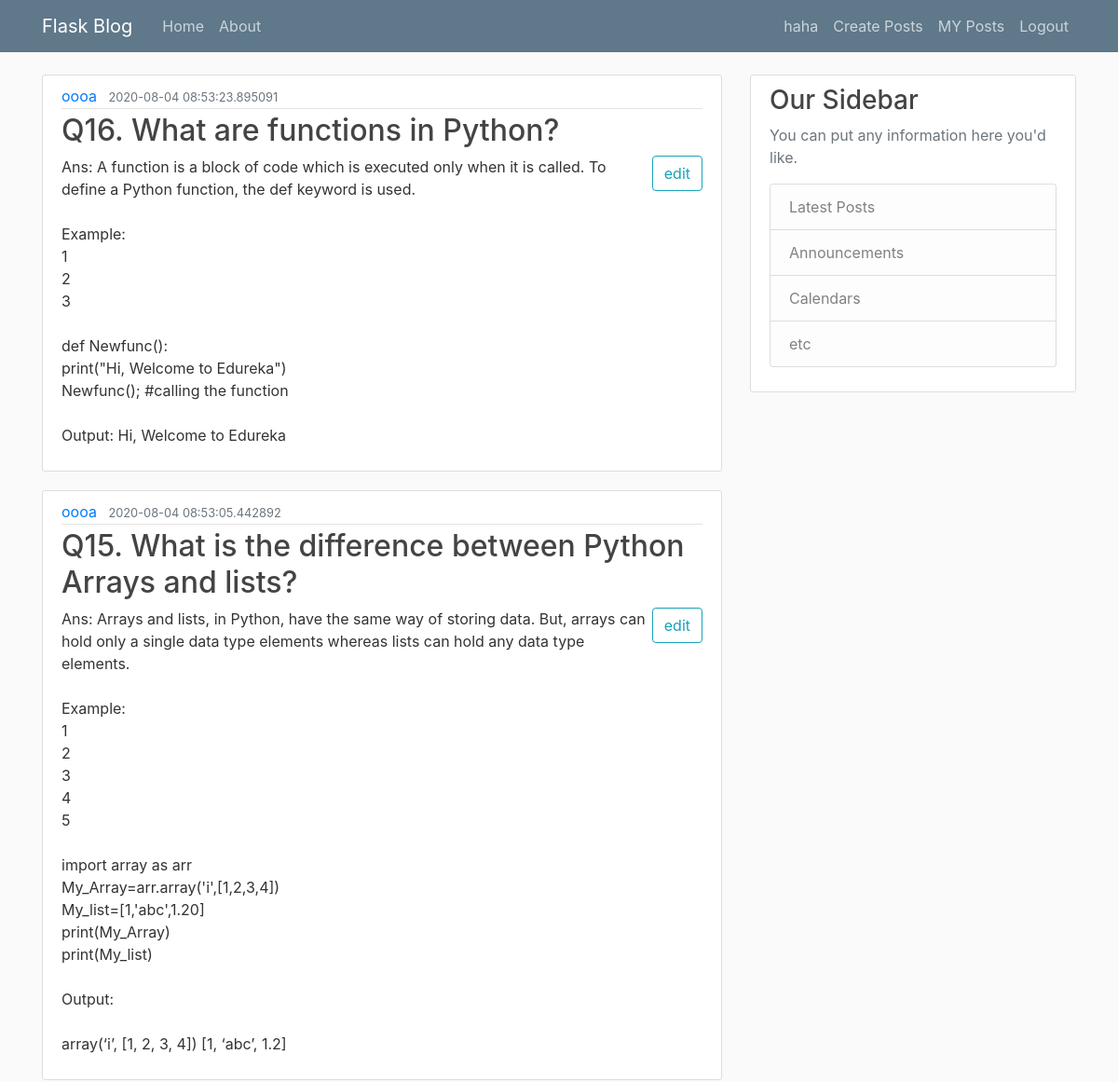
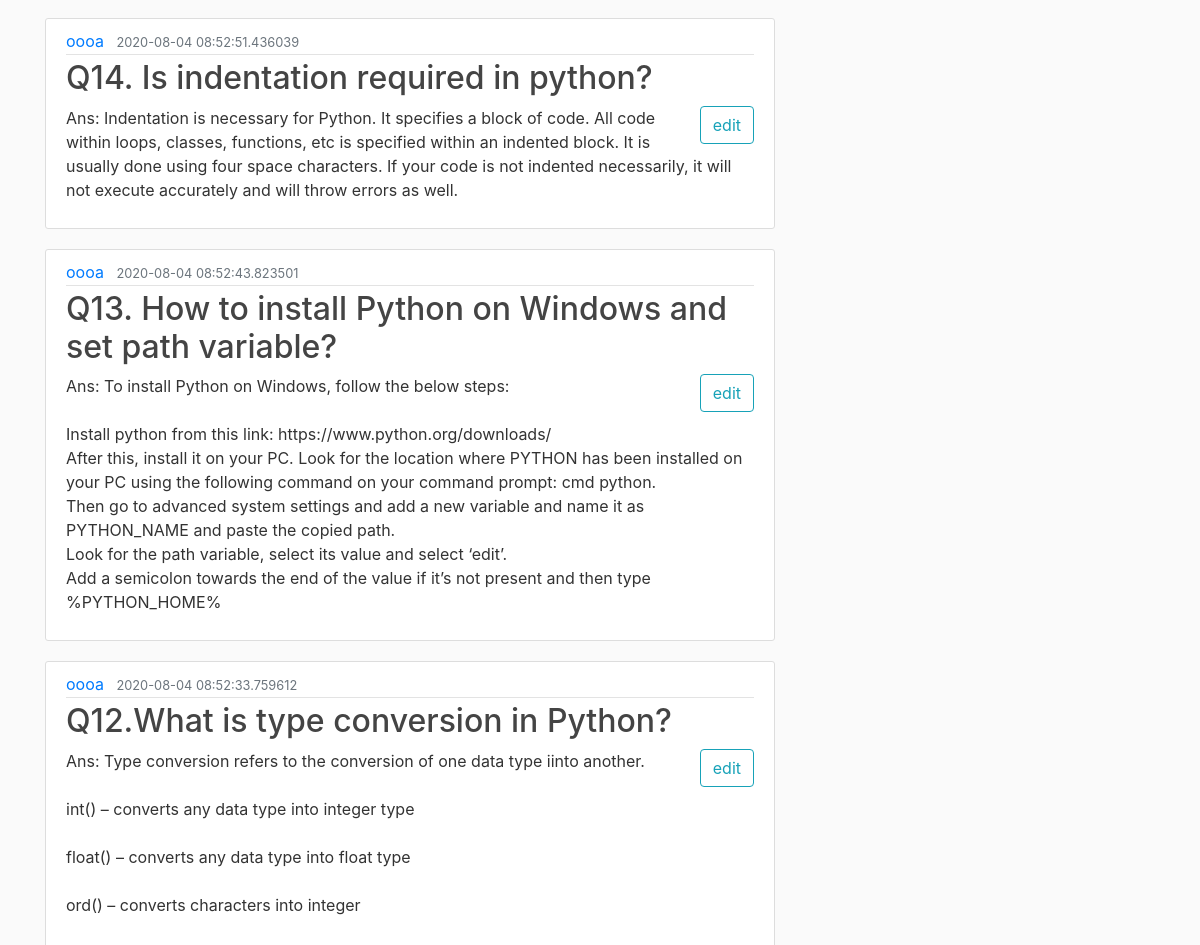
Page /posts/3 (signed in, upper part) on the earlier database version (2 pictures, top to bottom).
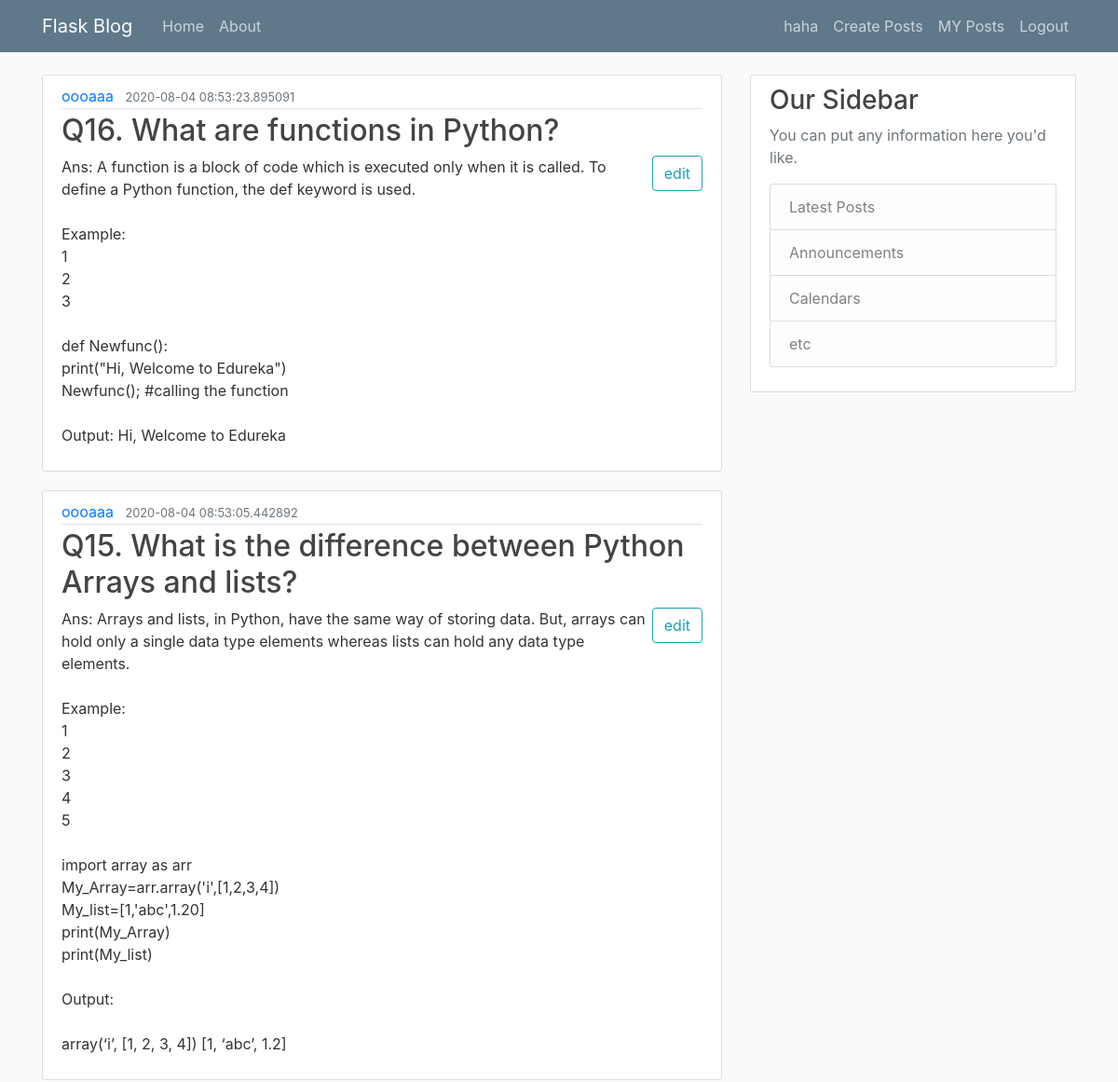
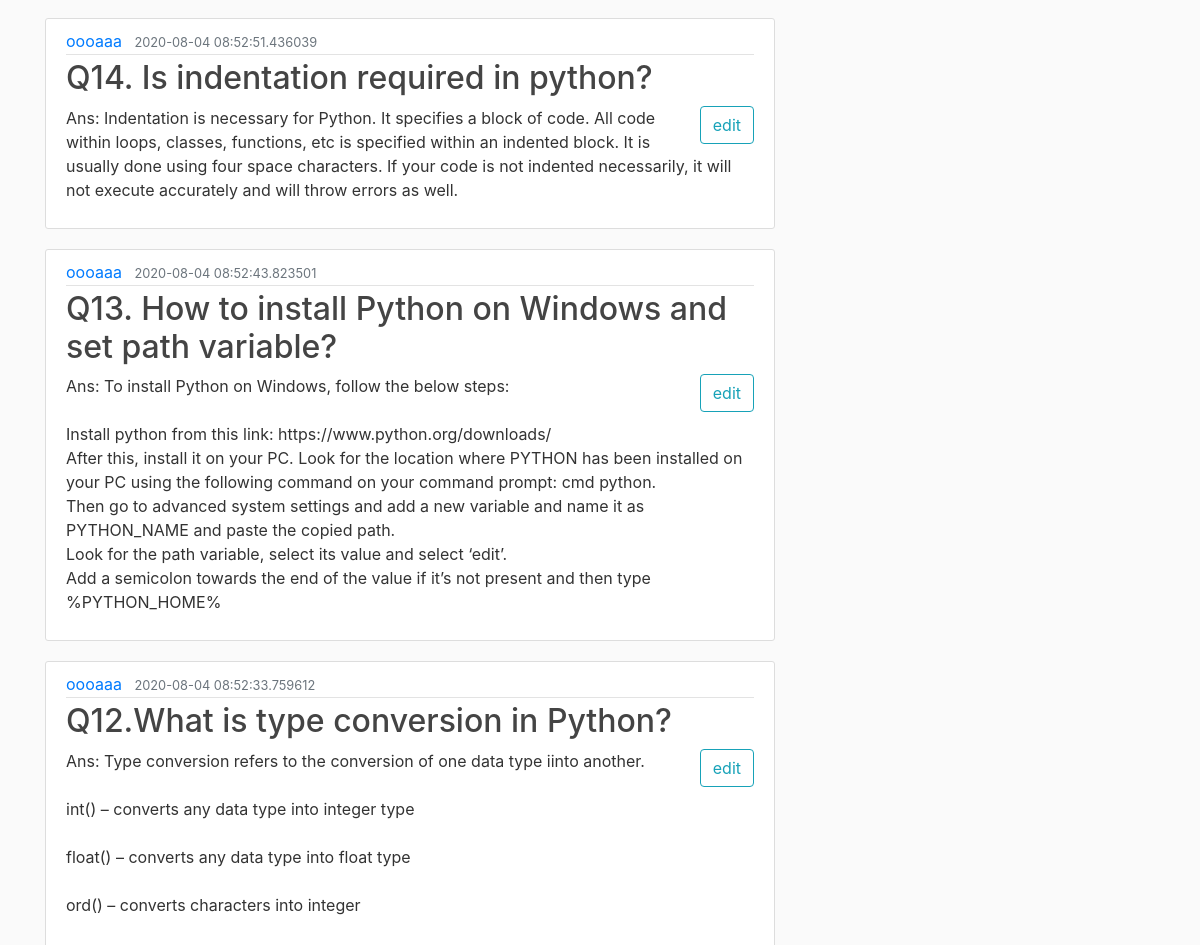
Same page on the later database version (2 pictures, top to bottom).
### blogflask/models.py (models this page shows, shortened)
class User(db.Model, UserMixin):
    id = db.Column(db.Integer, primary_key=True)
    username = db.Column(db.String(20), unique=True, nullable=False)
    email = db.Column(db.String(120), unique=True, nullable=False)
    image_file = db.Column(db.String(20), nullable=False, default='default.jpg')
    passwords = db.Column(db.String(20), nullable=False)
    posts = db.relationship('Post', backref='author', lazy=True)

### blogflask/users/routes.py (the view)
@users.route('/posts/<user_id>')
def user_posts(user_id):
    user = User.query.get(user_id)
    page = request.args.get('page', 1, type=int)
    posts = Post.query.filter_by(user_id=user_id).order_by(Post.date_posted.desc()).paginate(page=page, per_page=5)
    return render_template("user_posts.html", posts=posts, title=current_user.username + ' Posts', user=user)

### blogflask/models.py (called while the page is built)
@login_manager.user_loader
def load_user(user_id):
    return User.query.get(int(user_id))

### blogflask/templates/user_posts.html (shortened to what this page needs)
{% extends "layout.html" %}
{% block content %}
    {% for post in posts.items %}
        <article class="media content-section">
            <div class="media-body">
                <div class="article-metadata">
                    <a class="mr-2" href="{{ url_for('users.user_posts',user_id=user.id)}}">{{ user.username}}</a>
                    <small class="text-muted">{{ post.date_posted }}</small>
                </div>
                <h2><a class="article-title" href="#">{{ post.title }}</a></h2>
                <a href="{{ url_for('posts.post_edit',post_id=post.id) }}" ><button type="button" class="btn btn-outline-info" style="float: right;">edit</button> </a>
                <p class="article-content">{{ post.content }}</p>
            </div>
        </article>
    {% endfor %}
{% endblock content %}

Differences in the rows shown:
changed User: username "oooa" → "oooaaa"
